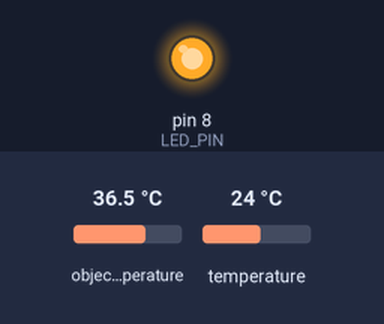
This sketch was run on a simulated Arduino Uno, built with avr-gcc and run on an emulated ATmega328P. Parts: output pins drawn as LEDs (lit = HIGH). Inputs (shaded band) come from the test bench; at power-on: object temperature 36.5 °C, temperature 24 °C. What the sketch prints to the serial monitor is not drawn.

Above: at 0.1 s.
Timing chart, 0 to 1.6 s (numbered marks = the images above):
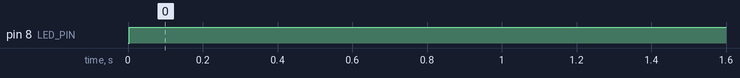

The sketch:

MLX90614_Serial_Demo.ino
```cpp
/******************************************************************************
MLX90614_Serial_Demo.ino
Serial output example for the MLX90614 Infrared Thermometer

This example reads from the MLX90614 and prints out ambient and object
temperatures every half-second or so. Open the serial monitor and set the
baud rate to 9600.

Hardware Hookup (if you're not using the eval board):
MLX90614 ------------- Arduino
  VDD ------------------ 3.3V
  VSS ------------------ GND
  SDA ------------------ SDA (A4 on older boards)
  SCL ------------------ SCL (A5 on older boards)

An LED can be attached to pin 8 to monitor for any read errors.

Jim Lindblom @ SparkFun Electronics
October 23, 2015
https://github.com/sparkfun/SparkFun_MLX90614_Arduino_Library

Development environment specifics:
Arduino 1.6.5
SparkFun IR Thermometer Evaluation Board - MLX90614
******************************************************************************/

#include <Wire.h> // I2C library, required for MLX90614
#include <SparkFunMLX90614.h> // SparkFunMLX90614 Arduino library

IRTherm therm; // Create an IRTherm object to interact with throughout

const byte LED_PIN = 8; // Optional LED attached to pin 8 (active low)

void setup()
{
  Serial.begin(9600); // Initialize Serial to log output
  therm.begin(); // Initialize thermal IR sensor
  therm.setUnit(TEMP_F); // Set the library's units to Farenheit
  // Alternatively, TEMP_F can be replaced with TEMP_C for Celsius or
  // TEMP_K for Kelvin.

  pinMode(LED_PIN, OUTPUT); // LED pin as output
  setLED(LOW); // LED OFF
}

void loop()
{
  setLED(HIGH); //LED on

  // Call therm.read() to read object and ambient temperatures from the sensor.
  if (therm.read()) // On success, read() will return 1, on fail 0.
  {
    // Use the object() and ambient() functions to grab the object and ambient
	// temperatures.
	// They'll be floats, calculated out to the unit you set with setUnit().
    Serial.print("Object: ");
    Serial.println(therm.object());
    Serial.write('°'); // Degree Symbol
    Serial.println("F");
    Serial.print("Ambient: ");
    Serial.println(therm.ambient());
    Serial.write('°'); // Degree Symbol
    Serial.println("F");
    Serial.println();
  }
  setLED(LOW);
  delay(500);
}

void setLED(bool on)
{
  if (on)
    digitalWrite(LED_PIN, LOW);
  else
    digitalWrite(LED_PIN, HIGH);
}
```

Measured:
- by itself, pin 8 (LED_PIN): LOW → HIGH at 0.00 s
